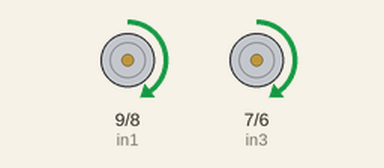
Simulated run of this sketch. Board: Arduino Uno, built with avr-gcc and run on an emulated ATmega328P. On the bench: motor-driver pin pairs drawn as motors (green arrow = first pin HIGH = forward, orange = second pin HIGH = backward, longer = more drive, scaled by the enable pin).

Above: at 0.5 s.
At 2.5 s:
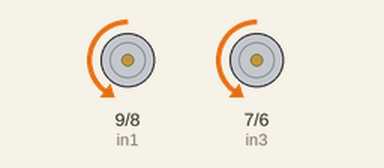
At 4.5 s:
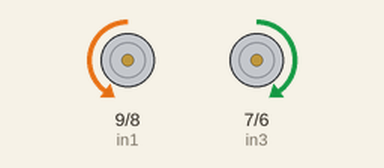
At 9.5 s:
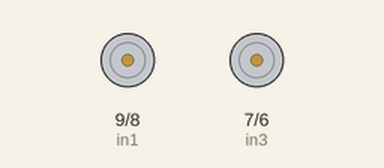
Timing chart, 0 to 10.4 s (numbered marks = the images above):
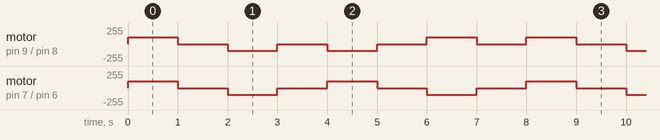

Measured:
- by itself, motor on pin 7 (in3) / pin 6 (in4): repeats every 4.0 s: stopped 1.0 s, backward 100/255 1.0 s, stopped 1.0 s, forward 100/255 1.0 s
- by itself, motor on pin 9 (in1) / pin 8 (in2): repeats every 8.0 s: 2 × (stopped 1.0 s, backward 100/255 1.0 s), 2 × (stopped 1.0 s, forward 100/255 1.0 s)

The sketch:

test__0__motor_only.ino
```cpp
#define enA 10//Enable1 L298 Pin enA
#define in1 9 //Motor1  L298 Pin in1
#define in2 8 //Motor1  L298 Pin in1
#define in3 7 //Motor2  L298 Pin in1
#define in4 6 //Motor2  L298 Pin in1
#define enB 11//Enable2 L298 Pin enB
void setup() {
  // put your setup code here, to run once:
  Serial.begin(9600);
  pinMode(enA, OUTPUT); // declare as output for L298 Pin enA
  pinMode(in1, OUTPUT); // declare as output for L298 Pin in1
  pinMode(in2, OUTPUT); // declare as output for L298 Pin in2
  pinMode(in3, OUTPUT); // declare as output for L298 Pin in3
  pinMode(in4, OUTPUT); // declare as output for L298 Pin in4
  pinMode(enB, OUTPUT); // declare as output for L298 Pin enB
  analogWrite(enA, 100); // Write The Duty Cycle 0 to 255 Enable Pin A for Motor1 Speed
  analogWrite(enB, 100); // Write The Duty Cycle 0 to 255 Enable Pin B for Motor2 Speed
}

void loop() {
  // put your main code here, to run repeatedly:
forward();
delay(1000);
stop();
delay(1000);
backward();
delay(1000);
stop();
delay(1000);
turnRight();
delay(1000);
stop();
delay(1000);
turnLeft();
delay(1000);
stop();
delay(1000);
}
void turnLeft(){  //forword
digitalWrite(in1, HIGH); //Left Motor backword Pin
digitalWrite(in2, LOW); //Left Motor forword Pin
digitalWrite(in3, LOW); //Right Motor forword Pin
digitalWrite(in4, HIGH); //Right Motor backword Pin
}
void turnRight(){ //backword
digitalWrite(in1, LOW); //Left Motor backword Pin
digitalWrite(in2, HIGH); //Left Motor forword Pin
digitalWrite(in3, HIGH); //Right Motor forword Pin
digitalWrite(in4, LOW); //Right Motor backword Pin
}
void backward(){ //turnRight
digitalWrite(in1, LOW); //Left Motor backword Pin
digitalWrite(in2, HIGH); //Left Motor forword Pin
digitalWrite(in3, LOW); //Right Motor forword Pin
digitalWrite(in4, HIGH); //Right Motor backword Pin
}
void forward(){ //turnLeft
digitalWrite(in1, HIGH); //Left Motor backword Pin
digitalWrite(in2, LOW); //Left Motor forword Pin
digitalWrite(in3, HIGH); //Right Motor forword Pin
digitalWrite(in4, LOW); //Right Motor backword Pin
}
void stop(){ //stop
digitalWrite(in1, LOW); //Left Motor backword Pin
digitalWrite(in2, LOW); //Left Motor forword Pin
digitalWrite(in3, LOW); //Right Motor forword Pin
digitalWrite(in4, LOW); //Right Motor backword Pin
}
```
